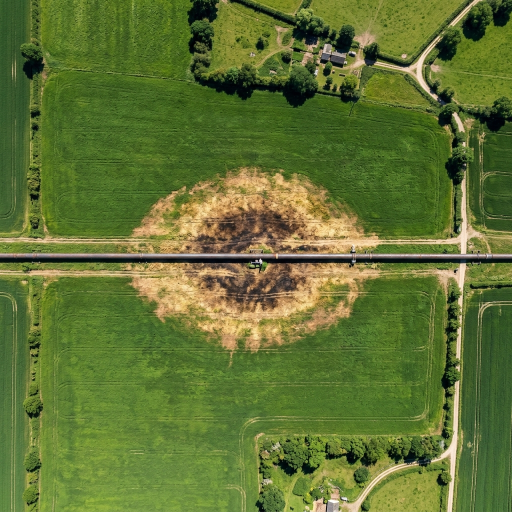
#> input picture projects/detectagas/input_aerial.jpg, 1024 x 1024 px (shown at 1/2 size)
$ python detect_leak.py
#> lines starting #> are read from the running program, lines starting #| are printed output that depends on the picture; after the words box and inside, x2 and y2 are one past the last pixel; in counts of white or black regions, pixels touching at a corner belong together
import cv2
import numpy as np

def detect_gas_leak_anomaly(image_path, output_path):
#> called with image_path = 'input_aerial.jpg', output_path = 'output_detection.jpg'
    print(f"Loading image from {image_path}...")
    img = cv2.imread(image_path)
#> img is the input picture: shape (1024, 1024, 3); mean B, G, R 51.7, 114.9, 97.2
    if img is None:
        print("Error: Could not load image.")
        return

    # Convert to HSV color space
    hsv = cv2.cvtColor(img, cv2.COLOR_BGR2HSV)
#> hsv: shape (1024, 1024, 3); mean H, S, V 40.4, 152.1, 119.2

    # Define color range for dead/yellow/brown vegetation (the anomaly)
    # H: 10-45 (yellows and browns), S: 50-255, V: 50-255
    lower_brown = np.array([10, 50, 50])
    upper_brown = np.array([45, 255, 255])

    # Create a mask for the anomalous colors
    mask = cv2.inRange(hsv, lower_brown, upper_brown)
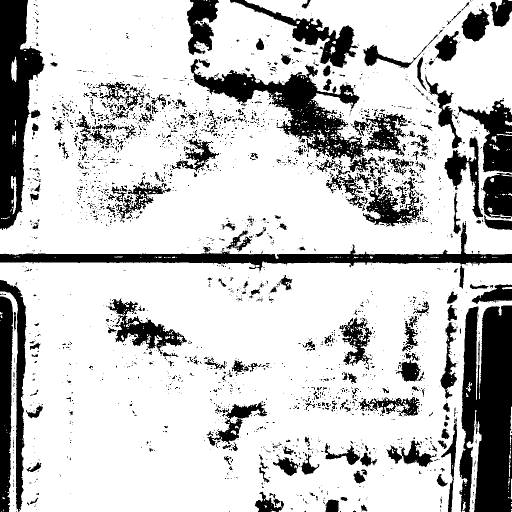
#> mask: shape (1024, 1024) (shown at 1/2 size); 78.2% white; 2611 black regions (2268 under 20 px), largest, box (x1, y1, x2, y2) and area: (919, 611, 1024, 1024) 35586, (381, 118, 815, 324) 23461, (0, 0, 89, 460) 23203

    # Morphological operations to remove noise
    kernel = np.ones((7,7), np.uint8)
    mask = cv2.morphologyEx(mask, cv2.MORPH_OPEN, kernel) # Remove small noise
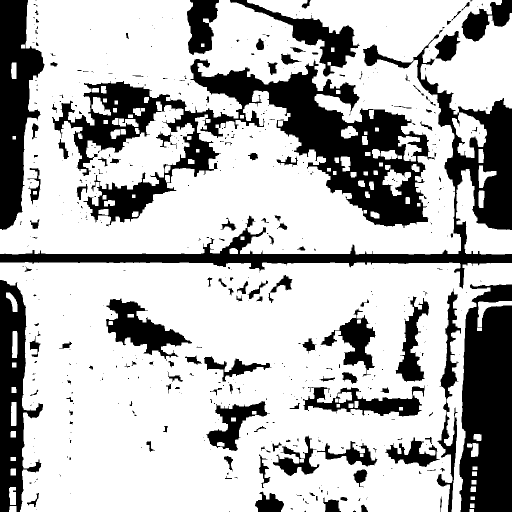
#> mask: shape (1024, 1024) (shown at 1/2 size); 71.9% white; 538 black regions (402 under 20 px), largest, box (x1, y1, x2, y2) and area: (104, 118, 869, 456) 82778, (0, 69, 1024, 577) 47049, (919, 568, 1024, 1024) 40733
    mask = cv2.morphologyEx(mask, cv2.MORPH_CLOSE, kernel) # Fill holes
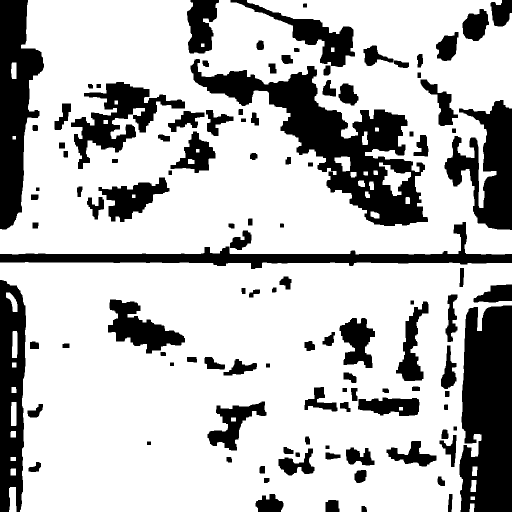
#> mask: shape (1024, 1024) (shown at 1/2 size); 74% white; 113 black regions

    # Find contours
    contours, _ = cv2.findContours(mask, cv2.RETR_EXTERNAL, cv2.CHAIN_APPROX_SIMPLE)
#> contours = 19 contours; largest, box (x1, y1, x2, y2) and area: (0, 0, 1024, 509) 457696, (0, 524, 1024, 1024) 443221, (18, 974, 33, 1024) 602, (24, 662, 35, 716) 490, (22, 804, 33, 852) 462

    anomalies_detected = 0

    for cnt in contours:
        area = cv2.contourArea(cnt)
        # Filter small noise contours
        if area > 20000:  # Adjust area threshold depending on image size
            anomalies_detected += 1
            x, y, w, h = cv2.boundingRect(cnt)

            # Draw bounding box
            cv2.rectangle(img, (x, y), (x + w, y + h), (0, 0, 255), 4) # Red box

            # Add label with background for readability
            label = "WARNING: POTENTIAL GAS LEAK"
            (text_width, text_height), baseline = cv2.getTextSize(label, cv2.FONT_HERSHEY_SIMPLEX, 1.2, 3)

            # Draw black background rectangle for text
            cv2.rectangle(img, (x, y - text_height - 15), (x + text_width, y), (0, 0, 0), cv2.FILLED)
            cv2.putText(img, label, (x, y - 5), cv2.FONT_HERSHEY_SIMPLEX, 1.2, (0, 0, 255), 3)
#> this loop made 19 passes
#> (area, anomalies_detected, x, y, w, h, label, text_width) on passes 14, 19: (443221, 1, 0, 524, 1024, 500, 'WARNING: POTENTIAL GAS LEAK', 587), (457696, 2, 0, 0, 1024, 509, 'WARNING: POTENTIAL GAS LEAK', 587)
#> area on passes 1, 3, 4, 5, 6, 8: 126, 602, 210.5, 129.5, 159, 118.5
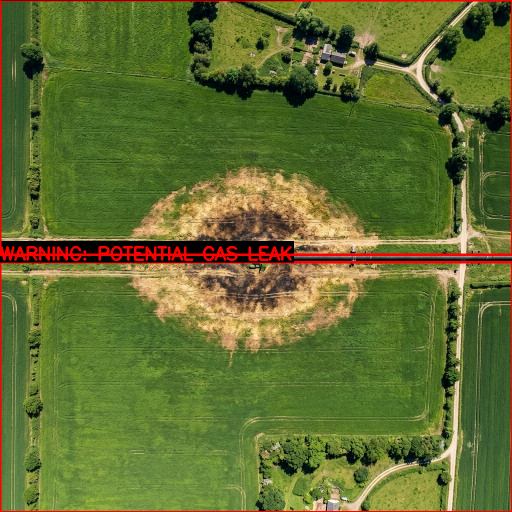
#> img: shape (1024, 1024, 3) (shown at 1/2 size); 3.9% of pixels changed, all inside (x1, y1, x2, y2) = (0, 0, 1024, 1024)
#> after the loop, anomalies_detected = 2

    print(f"Detected {anomalies_detected} large anomalies.")
#| Detected 2 large anomalies.

    # Save the output
    cv2.imwrite(output_path, img)
    print(f"Processed image saved to {output_path}")

if __name__ == "__main__":
    input_file = "input_aerial.jpg"
    output_file = "output_detection.jpg"
    detect_gas_leak_anomaly(input_file, output_file)
